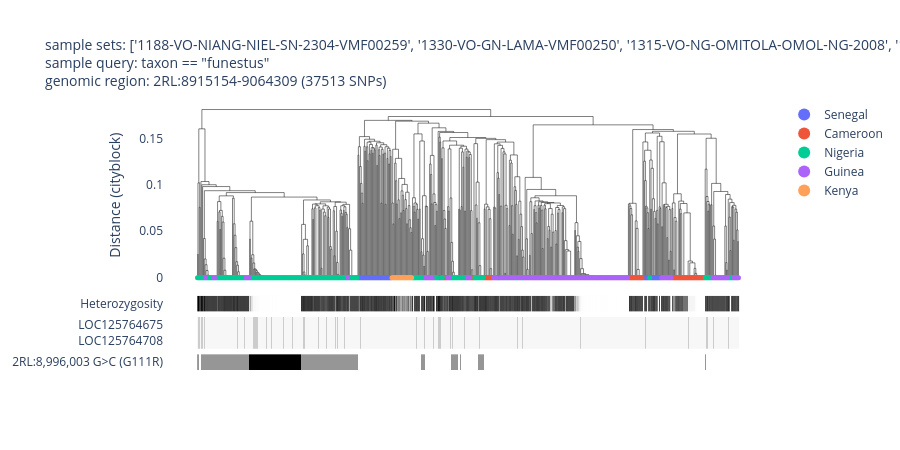

The cell this chart's notebook holds for it:
### Code cell
af1.plot_diplotype_clustering_advanced(
    region="2RL:8915154-9064309",        
    cnv_region="2RL:8915154-9064309", 
    snp_transcript="LOC125764708_t3",            
    sample_sets=sample_sets,  
    sample_query='taxon == "funestus"',                         
    site_mask="funestus",                     
    linkage_method="complete",                 
    color="country",  
)

### Figure 1 — Plotly figure (JSON) as saved in the notebook; plotly's stock layout.template omitted (floating-point values rounded to 4 significant figures; data arrays with more than 128 entries replaced by an {"elided": "..."} marker saying what was removed)
{"data": [{"hovertemplate": "x=%{x}<br>y=%{y}<extra></extra>", "legendgroup": "", "line": {"color": "black", "dash": "solid", "width": 0.5}, "marker": {"size": 5, "symbol": "circle"}, "mode": "lines", "name": "", "orientation": "v", "showlegend": false, "type": "scatter", "x": {"elided": "3170 float values"}, "xaxis": "x", "y": {"elided": "3170 float values"}, "yaxis": "y"}, {"customdata": {"elided": "71x11 mixed values"}, "hovertemplate": "<b>%{hovertext}</b><br><br>country=%{customdata[4]}<br>x=%{x}<br>y=%{y}<br>sample_id=%{customdata[0]}<br>partner_sample_id=%{customdata[1]}<br>sample_set=%{customdata[2]}<br>taxon=%{customdata[3]}<br>admin1_iso=%{customdata[5]}<br>admin1_name=%{customdata[6]}<br>admin2_name=%{customdata[7]}<br>location=%{customdata[8]}<br>year=%{customdata[9]}<br>month=%{customdata[10]}<extra></extra>", "hovertext": ["VBS84520-6020STDY14423993", "VBS84783-6020STDY14424328", "VBS84750-6020STDY14424295", "VBS84884-6020STDY14424477", "VBS84417-6020STDY14423842", "VBS84843-6020STDY14424412", "VBS84863-6020STDY14424456", "VBS84770-6020STDY14424315", "VBS84839-6020STDY14424408", "VBS84866-6020STDY14424459", "VBS84769-6020STDY14424314", "VBS84394-6020STDY14423819", "VBS84867-6020STDY14424460", "VBS84755-6020STDY14424300", "VBS84838-6020STDY14424407", "VBS84751-6020STDY14424296", "VBS84781-6020STDY14424326", "VBS84841-6020STDY14424410", "VBS84842-6020STDY14424411", "VBS84753-6020STDY14424298", "VBS84840-6020STDY14424409", "VBS84752-6020STDY14424297", "VBS84869-6020STDY14424462", "VBS84885-6020STDY14424478", "VBS84387-6020STDY14423812", "VBS84837-6020STDY14424406", "VBS84862-6020STDY14424455", "VBS84864-6020STDY14424457", "VBS84865-6020STDY14424458", "VBS84771-6020STDY14424316", "VBS84782-6020STDY14424327", "VBS84886-6020STDY14424479", "VBS84409-6020STDY14423834", "VBS84748-6020STDY14424293", "VBS84749-6020STDY14424294", "VBS84868-6020STDY14424461", "VBS84754-6020STDY14424299", "VBS84861-6020STDY14424454", "VBS84393-6020STDY14423818", "VBS84784-6020STDY14424329", "VBS84519-6020STDY14423992", "VBS84566-6020STDY14424039", "VBS84485-6020STDY14423934", "VBS84518-6020STDY14423991", "VBS84677-6020STDY14424198", "VBS84756-6020STDY14424301", "VBS85113-6020STDY14424778", "VBS85106-6020STDY14424771", "VBS85007-6020STDY14424648", "VBS85015-6020STDY14424656", "VBS85104-6020STDY14424769", "VBS85012-6020STDY14424653", "VBS85008-6020STDY14424649", "VBS85020-6020STDY14424661", "VBS85013-6020STDY14424654", "VBS85019-6020STDY14424660", "VBS85022-6020STDY14424663", "VBS85030-6020STDY14424671", "VBS85016-6020STDY14424657", "VBS85023-6020STDY14424664", "VBS85111-6020STDY14424776", "VBS85103-6020STDY14424768", "VBS85105-6020STDY14424770", "VBS85021-6020STDY14424662", "VBS85109-6020STDY14424774", "VBS85077-6020STDY14424742", "VBS85006-6020STDY14424647", "VBS85112-6020STDY14424777", "VBS85009-6020STDY14424650", "VBS85107-6020STDY14424772", "VBS85110-6020STDY14424775"], "legendgroup": "Senegal", "line": {"color": "black", "width": 0.5}, "marker": {"color": "#636EFA", "size": 5, "symbol": "circle"}, "mode": "markers", "name": "Senegal", "orientation": "v", "showlegend": true, "type": "scatter", "x": [188, 189, 190, 191, 192, 193, 194, 195, 196, 197, 198, 199, 200, 201, 202, 203, 204, 205, 206, 207, 208, 209, 210, 211, 212, 213, 214, 215, 216, 217, 218, 219, 220, 221, 222, 223, 224, 225, 226, 227, 282, 283, 284, 285, 315, 324, 351, 352, 353, 354, 522, 523, 524, 525, 526, 527, 528, 529, 531, 532, 533, 534, 535, 536, 537, 538, 539, 540, 541, 542, 543], "xaxis": "x", "y": [0, 0, 0, 0, 0, 0, 0, 0, 0, 0, 0, 0, 0, 0, 0, 0, 0, 0, 0, 0, 0, 0, 0, 0, 0, 0, 0, 0, 0, 0, 0, 0, 0, 0, 0, 0, 0, 0, 0, 0, 0, 0, 0, 0, 0, 0, 0, 0, 0, 0, 0, 0, 0, 0, 0, 0, 0, 0, 0, 0, 0, 0, 0, 0, 0, 0, 0, 0, 0, 0, 0], "yaxis": "y"}, {"customdata": {"elided": "81x11 mixed values"}, "hovertemplate": "<b>%{hovertext}</b><br><br>country=%{customdata[4]}<br>x=%{x}<br>y=%{y}<br>sample_id=%{customdata[0]}<br>partner_sample_id=%{customdata[1]}<br>sample_set=%{customdata[2]}<br>taxon=%{customdata[3]}<br>admin1_iso=%{customdata[5]}<br>admin1_name=%{customdata[6]}<br>admin2_name=%{customdata[7]}<br>location=%{customdata[8]}<br>year=%{customdata[9]}<br>month=%{customdata[10]}<extra></extra>", "hovertext": ["VBS67766-6838STDY13256120", "VBS67838-6838STDY13256182", "VBS67767-6838STDY13256121", "VBS67845-6838STDY13256189", "VBS67835-6838STDY13256179", "VBS67797-6838STDY13256144", "VBS67827-6838STDY13256171", "VBS67745-6838STDY13256102", "VBS67849-6838STDY13256192", "VBS67757-6838STDY13256112", "VBS67772-6838STDY13256126", "VBS67842-6838STDY13256186", "VBS67831-6838STDY13256175", "VBS67832-6838STDY13256176", "VBS67739-6838STDY13256097", "VBS67793-6838STDY13256142", "VBS67768-6838STDY13256122", "VBS67823-6838STDY13256168", "VBS67782-6838STDY13256136", "VBS67844-6838STDY13256188", "VBS67840-6838STDY13256184", "VBS67781-6838STDY13256135", "VBS67743-6838STDY13256100", "VBS67833-6838STDY13256177", "VBS67841-6838STDY13256185", "VBS67818-6838STDY13256163", "VBS67800-6838STDY13256146", "VBS67761-6838STDY13256115", "VBS67798-6838STDY13256145", "VBS67747-6838STDY13256104", "VBS67741-6838STDY13256098", "VBS67752-6838STDY13256108", "VBS67763-6838STDY13256117", "VBS67830-6838STDY13256174", "VBS67828-6838STDY13256172", "VBS67776-6838STDY13256130", "VBS67744-6838STDY13256101", "VBS67784-6838STDY13256138", "VBS67742-6838STDY13256099", "VBS67760-6838STDY13256114", "VBS67806-6838STDY13256153", "VBS67824-6838STDY13256169", "VBS67777-6838STDY13256131", "VBS67817-6838STDY13256162", "VBS67762-6838STDY13256116", "VBS67802-6838STDY13256148", "VBS67834-6838STDY13256178", "VBS67770-6838STDY13256124", "VBS67764-6838STDY13256118", "VBS67780-6838STDY13256134", "VBS67758-6838STDY13256113", "VBS67837-6838STDY13256181", "VBS67847-6838STDY13256190", "VBS67779-6838STDY13256133", "VBS67803-6838STDY13256149", "VBS67794-6838STDY13256143", "VBS67805-6838STDY13256152", "VBS67769-6838STDY13256123", "VBS67751-6838STDY13256107", "VBS67808-6838STDY13256155", "VBS67813-6838STDY13256158", "VBS67785-6838STDY13256139", "VBS67786-6838STDY13256140", "VBS67746-6838STDY13256103", "VBS67783-6838STDY13256137", "VBS67765-6838STDY13256119", "VBS67754-6838STDY13256109", "VBS67787-6838STDY13256141", "VBS67778-6838STDY13256132", "VBS67775-6838STDY13256129", "VBS67836-6838STDY13256180", "VBS67848-6838STDY13256191", "VBS67801-6838STDY13256147", "VBS67843-6838STDY13256187", "VBS67755-6838STDY13256110", "VBS67749-6838STDY13256106", "VBS67773-6838STDY13256127", "VBS67748-6838STDY13256105", "VBS67821-6838STDY13256166", "VBS67822-6838STDY13256167", "VBS67825-6838STDY13256170"], "legendgroup": "Cameroon", "line": {"color": "black", "width": 0.5}, "marker": {"color": "#EF553B", "size": 5, "symbol": "circle"}, "mode": "markers", "name": "Cameroon", "orientation": "v", "showlegend": true, "type": "scatter", "x": [272, 278, 288, 289, 290, 291, 292, 309, 310, 318, 320, 321, 322, 323, 336, 337, 338, 339, 340, 341, 342, 343, 344, 345, 346, 505, 506, 507, 508, 509, 510, 511, 512, 513, 514, 515, 516, 517, 518, 519, 520, 521, 556, 557, 558, 559, 560, 561, 562, 563, 564, 565, 566, 567, 568, 569, 570, 571, 572, 573, 574, 575, 576, 577, 578, 579, 580, 581, 582, 583, 584, 585, 586, 587, 588, 589, 590, 591, 592, 593, 594], "xaxis": "x", "y": [0, 0, 0, 0, 0, 0, 0, 0, 0, 0, 0, 0, 0, 0, 0, 0, 0, 0, 0, 0, 0, 0, 0, 0, 0, 0, 0, 0, 0, 0, 0, 0, 0, 0, 0, 0, 0, 0, 0, 0, 0, 0, 0, 0, 0, 0, 0, 0, 0, 0, 0, 0, 0, 0, 0, 0, 0, 0, 0, 0, 0, 0, 0, 0, 0, 0, 0, 0, 0, 0, 0, 0, 0, 0, 0, 0, 0, 0, 0, 0, 0], "yaxis": "y"}, {"customdata": {"elided": "263x11 mixed values"}, "hovertemplate": "<b>%{hovertext}</b><br><br>country=%{customdata[4]}<br>x=%{x}<br>y=%{y}<br>sample_id=%{customdata[0]}<br>partner_sample_id=%{customdata[1]}<br>sample_set=%{customdata[2]}<br>taxon=%{customdata[3]}<br>admin1_iso=%{customdata[5]}<br>admin1_name=%{customdata[6]}<br>admin2_name=%{customdata[7]}<br>location=%{customdata[8]}<br>year=%{customdata[9]}<br>month=%{customdata[10]}<extra></extra>", "hovertext": {"elided": "263 str values"}, "legendgroup": "Nigeria", "line": {"color": "black", "width": 0.5}, "marker": {"color": "#00CC96", "size": 5, "symbol": "circle"}, "mode": "markers", "name": "Nigeria", "orientation": "v", "showlegend": true, "type": "scatter", "x": {"elided": "263 int values"}, "xaxis": "x", "y": {"elided": "263 int values"}, "yaxis": "y"}, {"customdata": {"elided": "196x11 mixed values"}, "hovertemplate": "<b>%{hovertext}</b><br><br>country=%{customdata[4]}<br>x=%{x}<br>y=%{y}<br>sample_id=%{customdata[0]}<br>partner_sample_id=%{customdata[1]}<br>sample_set=%{customdata[2]}<br>taxon=%{customdata[3]}<br>admin1_iso=%{customdata[5]}<br>admin1_name=%{customdata[6]}<br>admin2_name=%{customdata[7]}<br>location=%{customdata[8]}<br>year=%{customdata[9]}<br>month=%{customdata[10]}<extra></extra>", "hovertext": {"elided": "196 str values"}, "legendgroup": "Guinea", "line": {"color": "black", "width": 0.5}, "marker": {"color": "#AB63FA", "size": 5, "symbol": "circle"}, "mode": "markers", "name": "Guinea", "orientation": "v", "showlegend": true, "type": "scatter", "x": {"elided": "196 int values"}, "xaxis": "x", "y": {"elided": "196 int values"}, "yaxis": "y"}, {"customdata": {"elided": "24x11 mixed values"}, "hovertemplate": "<b>%{hovertext}</b><br><br>country=%{customdata[4]}<br>x=%{x}<br>y=%{y}<br>sample_id=%{customdata[0]}<br>partner_sample_id=%{customdata[1]}<br>sample_set=%{customdata[2]}<br>taxon=%{customdata[3]}<br>admin1_iso=%{customdata[5]}<br>admin1_name=%{customdata[6]}<br>admin2_name=%{customdata[7]}<br>location=%{customdata[8]}<br>year=%{customdata[9]}<br>month=%{customdata[10]}<extra></extra>", "hovertext": ["AK0143-C", "AK0144-C", "AK0158-C", "AK0152-C", "AK0151-C", "AK0138-C", "AK0139-C", "AK0150-C", "AK0154-C", "AK0166-C", "AK0123-C", "AK0153-C", "AK0136-C", "AK0124-C", "AK0157-C", "AK0165-C", "AK0163-C", "AK0148-C", "AK0161-C", "AK0145-C", "AK0149-C", "AK0142-C", "AK0140-C", "AK0164-C"], "legendgroup": "Kenya", "line": {"color": "black", "width": 0.5}, "marker": {"color": "#FFA15A", "size": 5, "symbol": "circle"}, "mode": "markers", "name": "Kenya", "orientation": "v", "showlegend": true, "type": "scatter", "x": [228, 229, 230, 231, 232, 233, 234, 235, 236, 237, 238, 239, 240, 241, 242, 243, 244, 245, 246, 247, 248, 249, 250, 251], "xaxis": "x", "y": [0, 0, 0, 0, 0, 0, 0, 0, 0, 0, 0, 0, 0, 0, 0, 0, 0, 0, 0, 0, 0, 0, 0, 0], "yaxis": "y"}, {"colorscale": [[0, "rgb(255,255,255)"], [0.125, "rgb(240,240,240)"], [0.25, "rgb(217,217,217)"], [0.375, "rgb(189,189,189)"], [0.5, "rgb(150,150,150)"], [0.625, "rgb(115,115,115)"], [0.75, "rgb(82,82,82)"], [0.875, "rgb(37,37,37)"], [1, "rgb(0,0,0)"]], "showlegend": false, "showscale": false, "type": "heatmap", "xaxis": "x2", "y": ["Heterozygosity"], "yaxis": "y2", "z": {"elided": "1x635 float values"}}, {"colorscale": [[0, "#cccccc"], [0.2, "#5e3c99"], [0.4, "#b2abd2"], [0.6, "#f7f7f7"], [0.8, "#fdb863"], [1, "#e66101"]], "showlegend": false, "showscale": false, "type": "heatmap", "xaxis": "x3", "y": ["LOC125764708", "LOC125764675"], "yaxis": "y3", "z": {"elided": "2x635 float values"}, "zmax": 4, "zmin": -1}, {"colorscale": [[0, "rgb(255,255,255)"], [0.125, "rgb(240,240,240)"], [0.25, "rgb(217,217,217)"], [0.375, "rgb(189,189,189)"], [0.5, "rgb(150,150,150)"], [0.625, "rgb(115,115,115)"], [0.75, "rgb(82,82,82)"], [0.875, "rgb(37,37,37)"], [1, "rgb(0,0,0)"]], "showlegend": false, "showscale": false, "type": "heatmap", "xaxis": "x4", "y": ["2RL:8,996,003 G>C (G111R)"], "yaxis": "y4", "z": {"elided": "1x635 int values"}}], "layout": {"height": 450, "hovermode": "closest", "legend": {"itemsizing": "constant", "tracegroupgap": 0}, "plot_bgcolor": "white", "title": {"font": {"size": 14}, "text": "sample sets: ['1188-VO-NIANG-NIEL-SN-2304-VMF00259', '1330-VO-GN-LAMA-VMF00250', '1315-VO-NG-OMITOLA-OMOL-NG-2008', '1281-VO-CM-CHRISTOPHE-VMF00227', 'AG1000G-KE']<br>sample query: taxon == \"funestus\"<br>genomic region: 2RL:8915154-9064309 (37513 SNPs)"}, "xaxis": {"anchor": "y", "domain": [0, 1], "matches": "x4", "showticklabels": false, "visible": false}, "xaxis2": {"anchor": "y2", "domain": [0, 1], "matches": "x4", "showticklabels": false, "visible": false}, "xaxis3": {"anchor": "y3", "domain": [0, 1], "matches": "x4", "showticklabels": false, "visible": false}, "xaxis4": {"anchor": "y4", "domain": [0, 1], "visible": false}, "yaxis": {"anchor": "x", "domain": [0.295, 1], "title": {"text": "Distance (cityblock)"}}, "yaxis2": {"anchor": "x2", "domain": [0.2162, 0.275]}, "yaxis3": {"anchor": "x3", "domain": [0.07875, 0.1962]}, "yaxis4": {"anchor": "x4", "domain": [0, 0.05875]}}}
